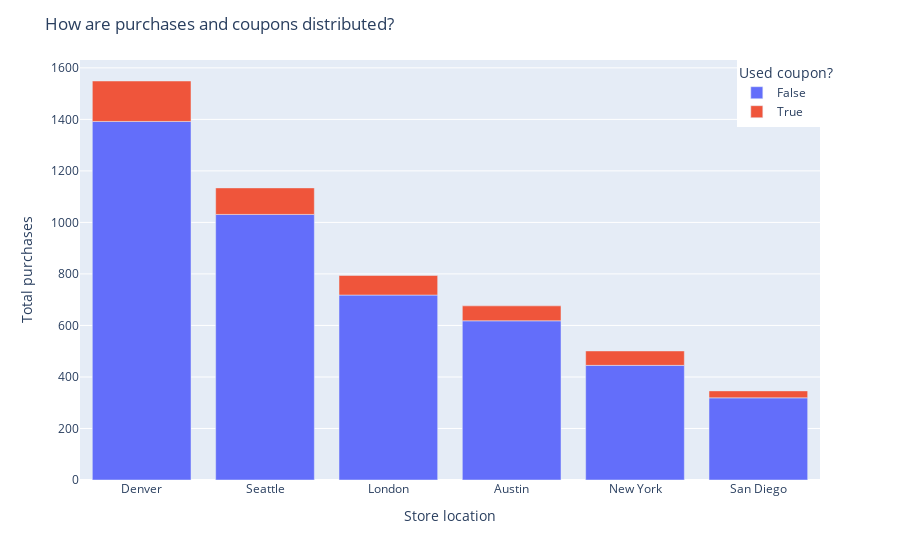

Notebook source saved alongside this figure:
### Markdown cell above
## Visualização dos dados

Uma das conveniências de se utilizar o PySpark é a facilidade de gerar visualizações com sua ferramenta de preferência.

Vamos gerar um gráfico interativo pelo Plotly:

### Code cell
import plotly.express as px

fig = px.bar(
    data_frame=purchases_per_location.toPandas(),
    x='storeLocation',
    y='count',
    color='couponUsed',
    )

fig.update_layout(
    title='How are purchases and coupons distributed?',
    xaxis_title='Store location',
    yaxis_title='Total purchases',
    legend=dict(
        title='Used coupon?',
        xanchor='right',
    )
)

fig.show()

### Figure 1 — Plotly figure (JSON) as saved in the notebook; plotly's stock layout.template omitted (floating-point values rounded to 4 significant figures)
{"data": [{"alignmentgroup": "True", "hovertemplate": "couponUsed=False<br>storeLocation=%{x}<br>count=%{y}<extra></extra>", "legendgroup": "False", "marker": {"color": "#636efa"}, "name": "False", "offsetgroup": "False", "orientation": "v", "showlegend": true, "textposition": "auto", "type": "bar", "x": ["Denver", "Seattle", "London", "Austin", "New York", "San Diego"], "xaxis": "x", "y": [1392, 1031, 718, 618, 445, 319], "yaxis": "y"}, {"alignmentgroup": "True", "hovertemplate": "couponUsed=True<br>storeLocation=%{x}<br>count=%{y}<extra></extra>", "legendgroup": "True", "marker": {"color": "#EF553B"}, "name": "True", "offsetgroup": "True", "orientation": "v", "showlegend": true, "textposition": "auto", "type": "bar", "x": ["Denver", "Seattle", "London", "Austin", "New York", "San Diego"], "xaxis": "x", "y": [157, 103, 76, 58, 56, 27], "yaxis": "y"}], "layout": {"barmode": "relative", "legend": {"title": {"text": "Used coupon?"}, "tracegroupgap": 0, "xanchor": "right"}, "margin": {"t": 60}, "title": {"text": "How are purchases and coupons distributed?"}, "xaxis": {"anchor": "y", "domain": [0, 1], "title": {"text": "Store location"}}, "yaxis": {"anchor": "x", "domain": [0, 1], "title": {"text": "Total purchases"}}}}
